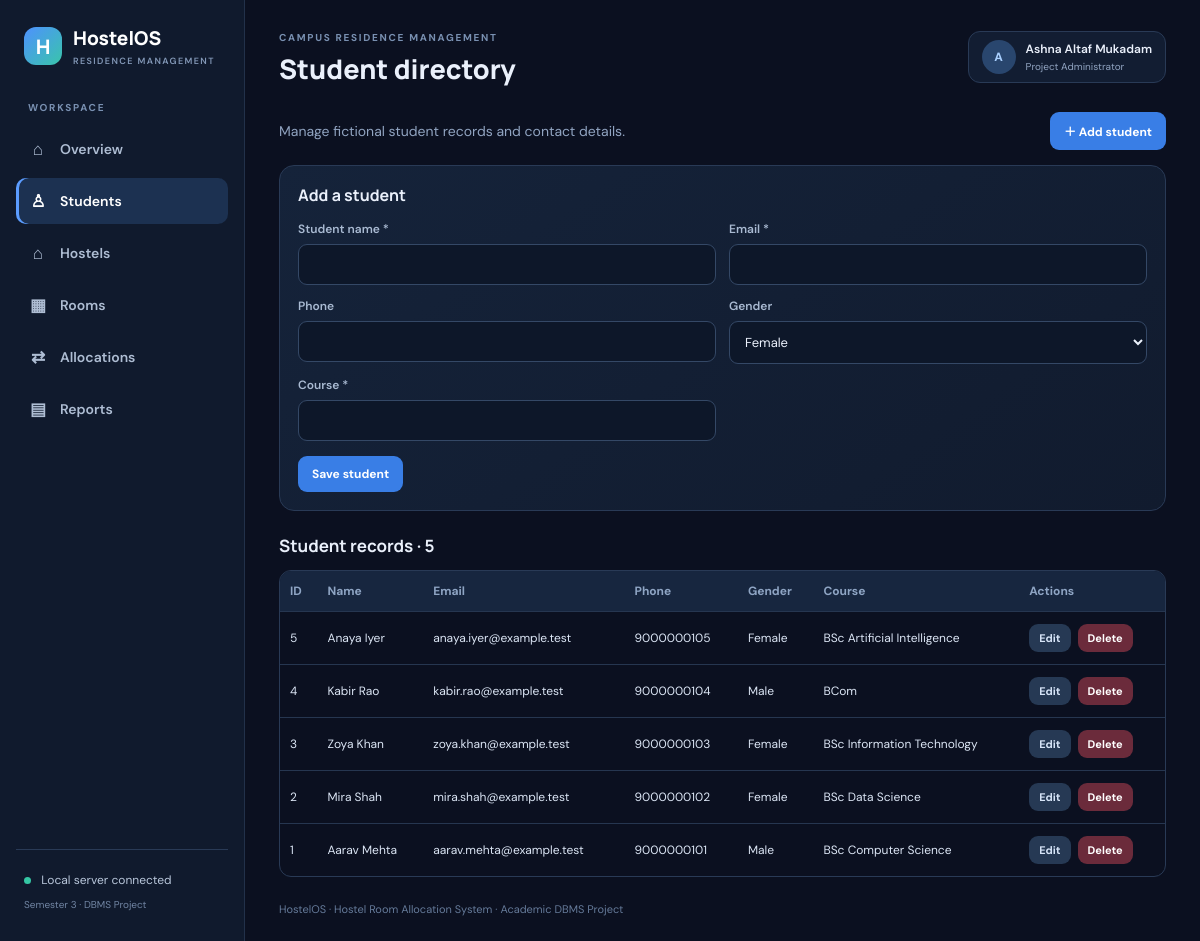
Page /students.php on the committed database.
### tables this page shows
CREATE TABLE students(
 student_id INT AUTO_INCREMENT PRIMARY KEY,
 student_name VARCHAR(100) NOT NULL,
 email VARCHAR(120) NOT NULL UNIQUE,
 phone VARCHAR(20),
 gender ENUM('Female','Male','Other') NOT NULL,
 course VARCHAR(100) NOT NULL,
 created_at TIMESTAMP DEFAULT CURRENT_TIMESTAMP
);

### students.php (the view, shortened to what this page needs)
<?php
require_once 'includes.php';
$edit=null;if(isset($_GET['edit'])){$q=$pdo->prepare("SELECT * FROM students WHERE student_id=?");$q->execute([(int)$_GET['edit']]);$edit=$q->fetch();}
$rows=$pdo->query("SELECT * FROM students ORDER BY student_id DESC")->fetchAll();
?>
<div class="toolbar"><div class="muted">Manage fictional student records and contact details.</div><a class="btn" href="#student-form">＋ Add student</a></div>
<section class="form-card" id="student-form"><h3><?=$edit?'Edit student':'Add a student'?></h3>
<form method="post"><input type="hidden" name="action" value="save"><input type="hidden" name="id" value="<?=e($edit['student_id']??'0')?>">
<div class="form-grid">
<div class="field"><label>Student name *</label><input name="student_name" required value="<?=e($edit['student_name']??'')?>"></div>
<div class="field"><label>Email *</label><input type="email" name="email" required value="<?=e($edit['email']??'')?>"></div>
<div class="field"><label>Phone</label><input name="phone" value="<?=e($edit['phone']??'')?>"></div>
<div class="field"><label>Gender</label><select name="gender"><?php foreach(['Female','Male','Other'] as $g):?><option <?=$g===($edit['gender']??'Female')?'selected':''?>><?=$g?></option><?php endforeach;?></select></div>
<div class="field"><label>Course *</label><input name="course" required value="<?=e($edit['course']??'')?>"></div>
</div><div class="form-actions"><button class="btn">Save student</button><?php if($edit):?><a class="btn secondary" href="students.php">Cancel</a><?php endif;?></div></form></section>
<h3 class="section-title">Student records · <?=count($rows)?></h3><div class="table-wrap"><table><thead><tr><th>ID</th><th>Name</th><th>Email</th><th>Phone</th><th>Gender</th><th>Course</th><th>Actions</th></tr></thead><tbody>
<?php foreach($rows as $r):?><tr><td><?=$r['student_id']?></td><td><?=e($r['student_name'])?></td><td><?=e($r['email'])?></td><td><?=e($r['phone'])?></td><td><?=e($r['gender'])?></td><td><?=e($r['course'])?></td><td><div class="actions"><a class="btn small secondary" href="?edit=<?=$r['student_id']?>">Edit</a><form method="post" onsubmit="return confirm('Delete this student?')"><input type="hidden" name="action" value="delete"><input type="hidden" name="id" value="<?=$r['student_id']?>"><button class="btn small danger">Delete</button></form></div></td></tr><?php endforeach;?>
<?php if(!$rows):?><tr><td colspan="7" class="empty">No students found.</td></tr><?php endif;?></tbody></table></div>

### assets/style.css (style rules this page uses)
:root { --bg:#0b1020;--panel:#121d32;--panel2:#17243b;--line:#293a56;--muted:#91a4c1;--text:#eaf0fb;--blue:#5b9cff;--teal:#35c6a4 }
* { box-sizing:border-box }
body { margin:0;background:var(--bg);color:var(--text);font-family:'DM Sans',sans-serif;font-size:14px }
.metric,.panel,.form-card { background:linear-gradient(145deg,#15233a,#111b2e);border:1px solid var(--line);border-radius:15px;padding:18px }
.panel h3,.form-card h3 { font:700 16px Manrope;margin:0 0 15px }
.muted { color:var(--muted) }
table { width:100%;border-collapse:collapse;font-size:12px }
th { text-align:left;color:#8fa5c4;font-weight:700;background:#17263f }
td,th { padding:12px 10px;border-bottom:1px solid #263650 }
td { color:#dce6f5 }
tr:last-child td { border-bottom:0 }
.table-wrap { overflow-x:auto;border:1px solid var(--line);border-radius:12px }
.btn { display:inline-block;border:0;border-radius:9px;padding:10px 14px;background:#397ee6;color:white;text-decoration:none;font:700 12px 'DM Sans';cursor:pointer }
.btn.secondary { background:#263954;color:#d7e5f8 }
.btn.danger { background:#6b2b3b }
.btn.small { padding:7px 10px;font-size:11px }
.actions { display:flex;gap:7px;flex-wrap:wrap }
.toolbar { display:flex;justify-content:space-between;align-items:center;margin-bottom:15px;gap:12px }
.form-grid { display:grid;grid-template-columns:repeat(2,minmax(0,1fr));gap:13px }
.field label { display:block;color:#a9bad2;font-size:12px;font-weight:600;margin-bottom:7px }
.field input,.field select { width:100%;background:#0d1729;color:#eaf0fb;border:1px solid #344866;border-radius:9px;padding:11px;font:13px 'DM Sans';outline:none }
.form-actions { margin-top:15px;display:flex;gap:8px }
.section-title { font:700 17px Manrope;margin:23px 0 13px }

### rows in the picture
students: student_id "5", student_name "Anaya Iyer", email "anaya.iyer@example.test", phone "9000000105", gender "Female", course "BSc Artificial Intelligence"
students: student_id "4", student_name "Kabir Rao", email "kabir.rao@example.test", phone "9000000104", gender "Male", course "BCom"
students: student_id "3", student_name "Zoya Khan", email "zoya.khan@example.test", phone "9000000103", gender "Female", course "BSc Information Technology"
students: student_id "2", student_name "Mira Shah", email "mira.shah@example.test", phone "9000000102", gender "Female", course "BSc Data Science"
students: student_id "1", student_name "Aarav Mehta", email "aarav.mehta@example.test", phone "9000000101", gender "Male", course "BSc Computer Science"

### other values in the picture
$item[1] "⌂"
$item[0] "Overview"
$item[1] "♙"
$item[0] "Students"
$item[0] "Hostels"
$item[1] "▦"
$item[0] "Rooms"
$item[1] "⇄"
$item[0] "Allocations"
$item[1] "▤"
$item[0] "Reports"
$title "Student directory"
count($rows) "5"
form field gender "Female"
